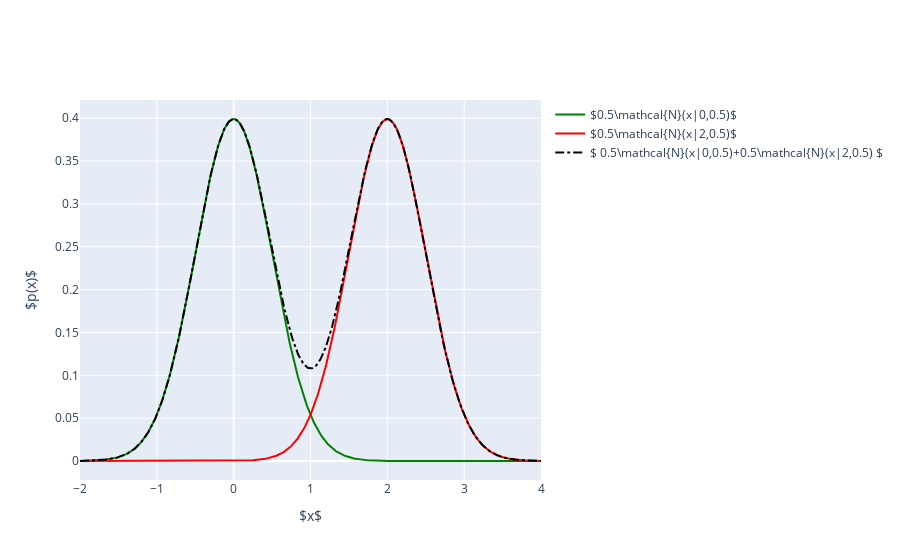

This figure's notebook cell:
### Code cell
def plot_combined_distributions(
        x_values: NDArray[Float], 
        distributions: list[stats.norm_gen], 
        weights: list[float], 
        labels: list[str] | None = None, 
        colors: list[str] | None = None, 
        linestyle: str = 'solid') -> None:
    """
    Plots a combination of normal distributions given their weights, colors, and labels.
    
    Parameters
    ----------
    x_values : numpy.ndarray
        The x values used for plotting the distributions.
    distributions : list[scipy.stats.norm_gen]
        A list of normal distributions to be combined and plotted.
    weights : list[float]
        A list of weights for each distribution; the length should match the number of distributions.
    labels : list[str], optional
        A list of labels for each distribution; the length should match the number of distributions (default is None).
    colors : list[str], optional
        A list of colors for each distribution; the length should match the number of distributions (default is None).
    linestyle : str, optional
        Line style for the plotted distributions (default is 'solid').
    
    Raises
    ------
    ValueError
        If the lengths of distributions and weights are not equal.
        If any element in weights is negative.
        If the sum of weights is not equal to 1.
    """
    def _validate():
        if len(distributions) != len(weights):
            raise ValueError("Lengths of distributions and weights must be equal.")
        if not all(weight >= 0 for weight in weights):
            raise ValueError("All elements in weights must be non-negative.")
        weight_sum = sum(weights)
        if not jnp.isclose(weight_sum, 1, rtol=1e-5, atol=1e-8):
            raise ValueError("The sum of weights must be equal to 1.")
    _validate()

    fig = go.Figure()
    num_dists: int = len(distributions)
    labels = [None]*num_dists if labels is None else labels
    colors = [None]*num_dists if colors is None else colors
    for distribution, weight, label, color in zip(distributions, weights, labels, colors):
        probability_density: NDArray[Float] = weight * distribution.pdf(x_values)
        fig.add_trace(go.Scatter(x=x_values, y=probability_density, mode='lines', line=dict(color=color, dash=linestyle), name=label))
    
    label: str | None = f"$ {'+'.join(labels).replace('$', '')} $" if labels is not None else None
    probability_density: NDArray[Float] = sum(weights[i] * distributions[i].pdf(x_values) for i in range(num_dists))
    fig.add_trace(go.Scatter(x=x_values, y=probability_density, mode='lines', line=dict(color='black', dash='dashdot'), name=label))

    fig.update_xaxes(title_text='$x$')
    fig.update_yaxes(title_text='$p(x)$')
    fig.show()
    

# Data for both distributions
means = [0, 2]
std_deviations = [0.5, 0.5]
weights = [0.5, 0.5]
x_values = jnp.linspace(-2, 2 * means[1], 600)
distributions = [norm(loc=means[i], scale=std_deviations[i]) for i in range(2)]

colors = ["green", "red"]
labels = ["$0.5\mathcal{N}(x|0,0.5)$", "$0.5\mathcal{N}(x|2,0.5)$"]

plot_combined_distributions(x_values=x_values, distributions=distributions, weights=weights, labels=labels, colors=colors)

### Figure 1 — Plotly figure (JSON) as saved in the notebook; plotly's stock layout.template omitted (floating-point values rounded to 4 significant figures; data arrays with more than 128 entries replaced by an {"elided": "..."} marker saying what was removed)
{"data": [{"line": {"color": "green", "dash": "solid"}, "mode": "lines", "name": "$0.5\\mathcal{N}(x|0,0.5)$", "type": "scatter", "x": {"elided": "600 float values"}, "y": {"elided": "600 float values"}}, {"line": {"color": "red", "dash": "solid"}, "mode": "lines", "name": "$0.5\\mathcal{N}(x|2,0.5)$", "type": "scatter", "x": {"elided": "600 float values"}, "y": {"elided": "600 float values"}}, {"line": {"color": "black", "dash": "dashdot"}, "mode": "lines", "name": "$ 0.5\\mathcal{N}(x|0,0.5)+0.5\\mathcal{N}(x|2,0.5) $", "type": "scatter", "x": {"elided": "600 float values"}, "y": {"elided": "600 float values"}}], "layout": {"xaxis": {"title": {"text": "$x$"}}, "yaxis": {"title": {"text": "$p(x)$"}}}}
